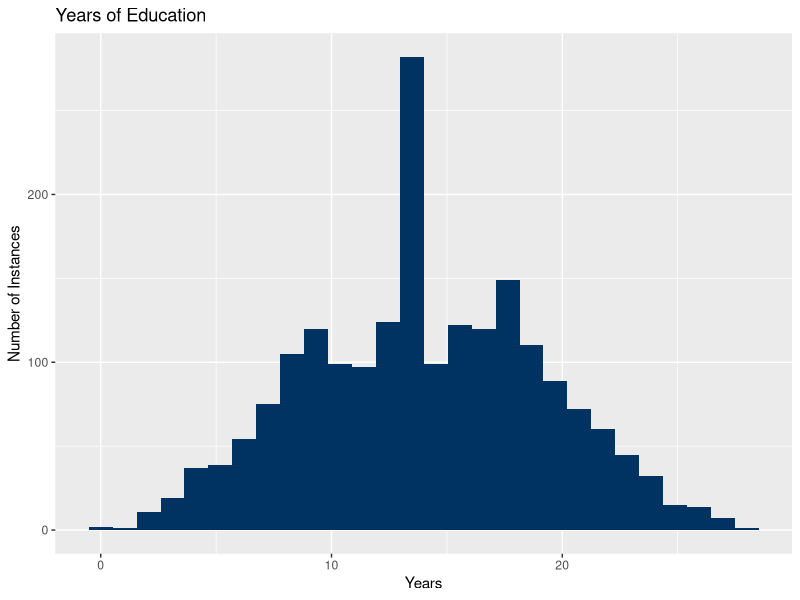

Write the R code that produced this figure. (Note: this script raises an error after producing the figure.)
## ---- chunk 1
library(tidyverse)
## ---- chunk 2
set.seed(1)

population_education <- sample(
  x    = 0:28, 
  size = 2000, 
  replace = TRUE, 
  prob = ((c(1:10, rep(10, 8), 11:1))^2 / sum((29:1)^2))
  ## pretty fancy probability distribution, eh? ^^ 
  ## We just made a *wild* function that looked like how we wanted it to. 
)

ggplot() + 
  aes(x=population_education) + 
  geom_histogram(bins = 28, fill = '#003262') + 
  labs(
    title = 'Years of Education', 
    x     = 'Years', 
    y     = 'Number of Instances')
## ---- chunk 3
blank_lines(20)
## ---- chunk 4
## For a fair die, we know that the pmf is: 
##  $f(x) = 1/6$ for x in {1,2,3,4,5,6}. 
## The $E[X]$ is therefore 1/6*(1+2+3+4+5+6) = 3.5.
## ---- chunk 5
blank_lines(20)
## ---- chunk 6
blank_lines(20)
## ---- chunk 7
blank_lines(20)
## ---- chunk 8
die <- data.frame(
  value = 'fill this in',
  prob  = 'fill this in'
)
## ---- chunk 9
variance_function <- function(die) { 
  ## fill this in
  mu = 'fill this in'   ## you should index to the correct column
  var = 'fill this in'  ## for each, and use the correct function
  
  return(var)
}

variance_function(die)
## ---- chunk 10
pdf_fun <- function(x) { 
  (3/2)*(x - (2*x^2) + x^3)
}
## ---- chunk 11
support <- seq(from=0, to=2, by=0.01)
## ---- chunk 12
ggplot() + 
  geom_function(fun = pdf_func) + 
  xlim(min(support), max(support))
## ---- chunk 13
expected_value <- function(value, prob){
  sum(value * prob)
}

mse <- function(c) { 
  expected_value(
    value = (support - c)^2, 
    prob  = pdf_func(support)
  )  
}

mpe <- function(c, power) { 
  expected_value(
    value = (support - c)^power, 
    prob  = pdf_func(support)
  )
}

optim(
  par = 1, 
  fn = mpe, 
  power = 4
)
## ---- chunk 14
mean_absolute_error <- Vectorize(
  function(c) { 
    x_values <- pdf_func(input_range)
    mae_     <- mean(abs(x_values - c))
    }
)

mean_square_error <- Vectorize(
  function(c) { 
    x_values <- pdf_func(input_range)
    mse_     <- sum(((input_range - c)^2) * x_values)
    return(mse_)
  }
)

mean_cubic_error <- Vectorize(
  function(c) { 
    x_values <- pdf_func(input_range) 
    mce_     <- mean((x_values - c)^3)
    }
)

mean_quadratic_error <- Vectorize(
  function(c) { 
    x_values <- pdf_func(input_range)
    mqe_     <- mean((x_values - c)^4)
    return(mqe_)
  }
)

mean_power_error <- Vectorize(
  function(c, power) { 
    x_values <- pdf_func(input_range)
    m_power_e_     <- mean((x_values - c)^power)
    return(m_power_e_)
    }
)

mae_ <- mean_absolute_error(
  c = input_range
)
mse_ <- mean_square_error(
  c = input_range
  )
mce_ <- mean_cubic_error(
  c = input_range
)
mqe_ <- mean_quadratic_error(
  c = input_range
)

plot(
  x = input_range,
  y = mse_,
  type = 'l'
)
lines(
  x = input_range, 
  y = mae_, 
  type = 'l', 
  col = '#003262'
)
lines(
  x = input_range, 
  y = mqe_, 
  type = 'l', 
  col = '#FDB515'
)
# lines(
#   x = input_range, 
#   y = mce_, 
#   type = 'l', 
#   col = '#FDB515'
# )
abline(v=1.5, col = 'darkred')
## ---- chunk 15
optim(
  par = 0, 
  fn = mean_square_error, 
  method = 'Brent', 
  lower = 0, upper = 2
)
